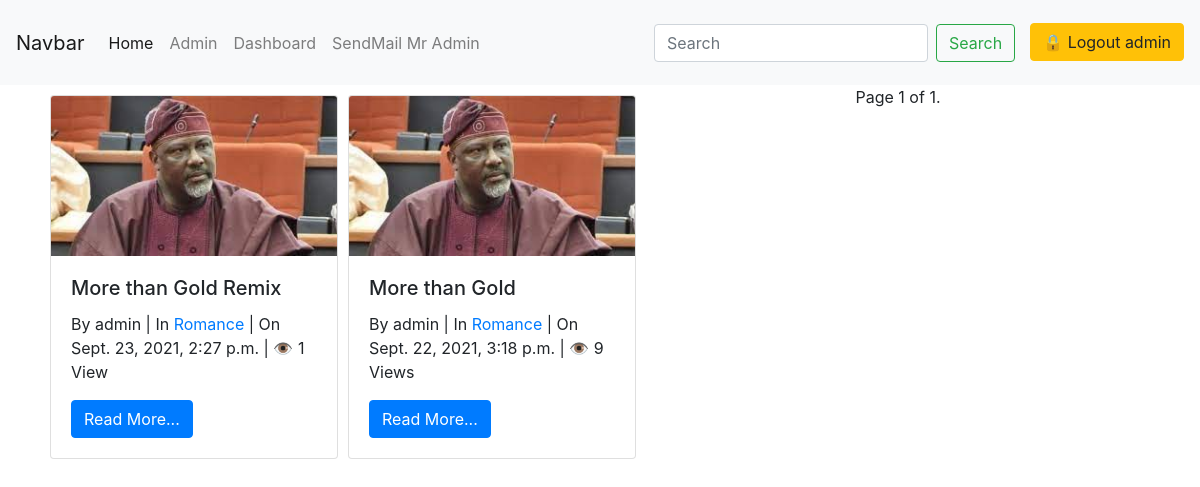
/books/books/Romance/ (signed in), run on an earlier commit of the app's database.
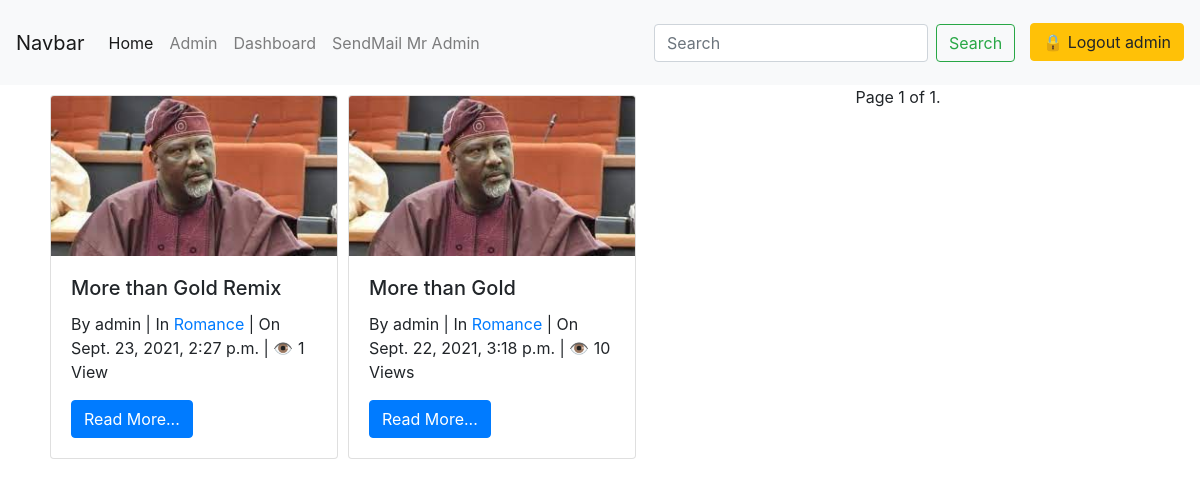
And on a later commit of the database.
### book_app/models.py (models this page shows, shortened)
class Book(models.Model):
    title = models.CharField(max_length=100)
    slug = models.SlugField()
    author = models.ForeignKey(User, on_delete=models.CASCADE)
    context = models.TextField()
    release_year = models.DateTimeField(auto_now_add=True)
    count = models.PositiveIntegerField(default=0)
    genre = models.ForeignKey(Genre, on_delete=models.CASCADE)
    image = models.ImageField(upload_to='profile_pics')
    class Meta:
        ordering = ['-release_year']

class Genre(models.Model):
    name = models.CharField(max_length=100)
    def __str__(self):
        return self.name

### book_app/views.py (the view)
# urls.py: path('books/<genre>/', views.BookGenre.as_view(), name='genre'),
class BookGenre(ListView):
    template_name = 'book_app/book_by_genre.html'
    paginate_by = 2
    def get_queryset(self):
        self.genre = get_object_or_404(Genre, name=self.kwargs['genre'])
        return Book.objects.filter(genre=self.genre, author=self.request.user)
    def get_context_data(self, **kwargs):
        context = super().get_context_data(**kwargs)
        context['genre'] = self.genre
        return context

### book_app/templates/book_app/book_by_genre.html (shortened to what this page needs)
<!DOCTYPE html>
{% extends 'book_app/base.html' %}
{% block body_block %}
    {% for book in book_list  %}
        <div class="card" style="width: 18rem; margin: 10px 5px 5px 5px; float: left;">
            <img src="{{book.image.url}}" class="card-img-top" alt="NO">
            <div class="card-body">
                <h5 class="card-title">{{ book.title }}</h5>
            <div class="info">
                By <span>{{ book.author }}</span> | In <span><a href="{% url 'genre' book.genre %}">{{ book.genre }}</a></span> | On <span>{{ book.release_year }}</span> | &#x1f441 <span>{{ book.count }} View{{ book.count | pluralize }}</span>
            </div>
            <a href="{% url 'book_details' book.slug %}" class="btn btn-primary">Read More...</a>
            </div>
        </div>
    {% endfor %}
    {% include 'book_app/pagination.html' %}
{% endblock %}

What changed in the data, as far as the page shows it:
changed Book "More than Gold": count "9" → "10"
